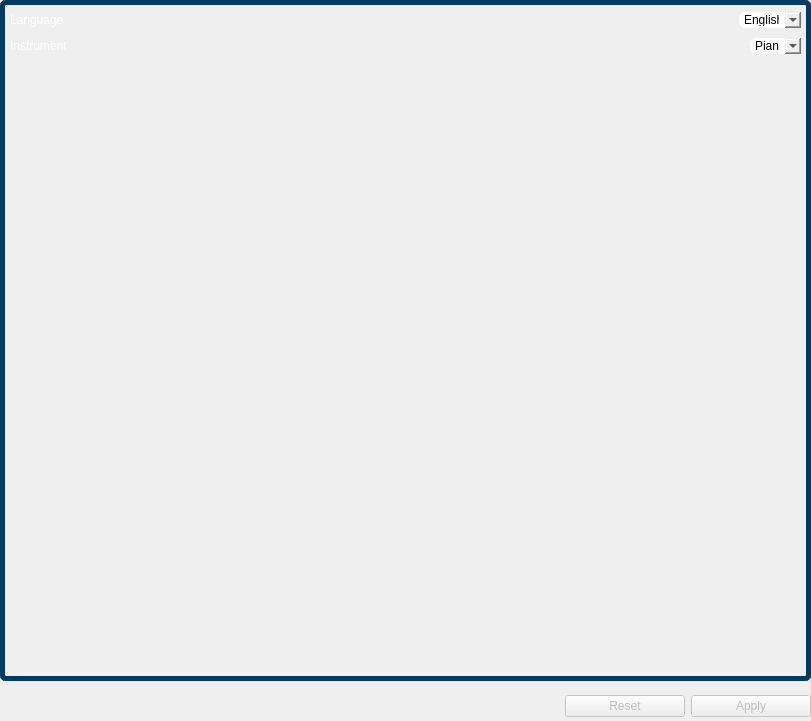
   <widget class="QWidget" name="settingsMenu" native="true">
    <property name="enabled">
     <bool>true</bool>
    </property>
    <property name="geometry">
     <rect>
      <x>200</x>
      <y>10</y>
      <width>811</width>
      <height>721</height>
     </rect>
    </property>
    <property name="styleSheet">
     <string notr="true">QLabel {
	color: white;
	font: 20pt &quot;Verdana&quot;;
}</string>
    </property>
    <widget class="QWidget" name="widget" native="true">
     <property name="geometry">
      <rect>
       <x>0</x>
       <y>0</y>
       <width>811</width>
       <height>681</height>
      </rect>
     </property>
     <property name="styleSheet">
      <string notr="true">QWidget {
	border: 5px solid rgb(1, 58, 99);
	border-radius: 6px;
}</string>
     </property>
     <widget class="QWidget" name="widget_2" native="true">
      <property name="geometry">
       <rect>
        <x>10</x>
        <y>10</y>
        <width>791</width>
        <height>611</height>
       </rect>
      </property>
      <property name="styleSheet">
       <string notr="true">QWidget {border: none}</string>
      </property>
      <widget class="QWidget" name="verticalLayoutWidget_6">
       <property name="geometry">
        <rect>
         <x>0</x>
         <y>0</y>
         <width>791</width>
         <height>611</height>
        </rect>
       </property>
       <layout class="QVBoxLayout" name="verticalLayout_9">
        <item>
         <layout class="QHBoxLayout" name="horizontalLayout">
          <item>
           <widget class="QLabel" name="label">
            <property name="text">
             <string>Language</string>
            </property>
           </widget>
          </item>
          <item>
           <spacer name="horizontalSpacer">
            <property name="orientation">
             <enum>Qt::Horizontal</enum>
            </property>
            <property name="sizeHint" stdset="0">
             <size>
              <width>40</width>
              <height>20</height>
             </size>
            </property>
           </spacer>
          </item>
          <item>
           <widget class="QComboBox" name="sLanguageCB">
            <item>
             <property name="text">
              <string>English</string>
             </property>
            </item>
            <item>
             <property name="text">
              <string>Русский</string>
             </property>
            </item>
           </widget>
          </item>
         </layout>
        </item>
        <item>
         <layout class="QHBoxLayout" name="horizontalLayout_2">
          <item>
           <widget class="QLabel" name="label_2">
            <property name="text">
             <string>Instrument</string>
            </property>
           </widget>
          </item>
          <item>
           <spacer name="horizontalSpacer_2">
            <property name="orientation">
             <enum>Qt::Horizontal</enum>
            </property>
            <property name="sizeHint" stdset="0">
             <size>
              <width>40</width>
              <height>20</height>
             </size>
            </property>
           </spacer>
          </item>
          <item>
           <widget class="QComboBox" name="sInstrumentCB">
            <item>
             <property name="text">
              <string>Piano</string>
             </property>
            </item>
            <item>
             <property name="text">
              <string>Guitar</string>
             </property>
            </item>
           </widget>
          </item>
         </layout>
        </item>
        <item>
         <spacer name="verticalSpacer_5">
          <property name="orientation">
           <enum>Qt::Vertical</enum>
          </property>
          <property name="sizeHint" stdset="0">
           <size>
            <width>20</width>
            <height>40</height>
           </size>
          </property>
         </spacer>
        </item>
       </layout>
      </widget>
     </widget>
    </widget>
    <widget class="QWidget" name="horizontalLayoutWidget">
     <property name="geometry">
      <rect>
       <x>0</x>
       <y>690</y>
       <width>811</width>
       <height>32</height>
      </rect>
     </property>
     <layout class="QHBoxLayout" name="horizontalLayout_3">
      <item>
       <spacer name="horizontalSpacer_8">
        <property name="orientation">
         <enum>Qt::Horizontal</enum>
        </property>
        <property name="sizeHint" stdset="0">
         <size>
          <width>40</width>
          <height>20</height>
         </size>
        </property>
       </spacer>
      </item>
      <item>
       <widget class="QPushButton" name="sResetButton">
        <property name="enabled">
         <bool>false</bool>
        </property>
        <property name="sizePolicy">
         <sizepolicy hsizetype="Fixed" vsizetype="Fixed">
          <horstretch>0</horstretch>
          <verstretch>0</verstretch>
         </sizepolicy>
        </property>
        <property name="minimumSize">
         <size>
          <width>120</width>
          <height>0</height>
         </size>
        </property>
        <property name="text">
         <string>Reset</string>
        </property>
        <property name="icon">
         <iconset>
          <normaloff>resources/reset.png</normaloff>resources/reset.png</iconset>
        </property>
       </widget>
      </item>
      <item>
       <widget class="QPushButton" name="sApplyButton">
        <property name="enabled">
         <bool>false</bool>
        </property>
        <property name="sizePolicy">
         <sizepolicy hsizetype="Fixed" vsizetype="Fixed">
          <horstretch>0</horstretch>
          <verstretch>0</verstretch>
         </sizepolicy>
        </property>
        <property name="minimumSize">
         <size>
          <width>120</width>
          <height>0</height>
         </size>
        </property>
        <property name="text">
         <string>Apply</string>
        </property>
        <property name="icon">
         <iconset>
          <normaloff>resources/check_mark.png</normaloff>resources/check_mark.png</iconset>
        </property>
       </widget>
      </item>
     </layout>
    </widget>
   </widget>
